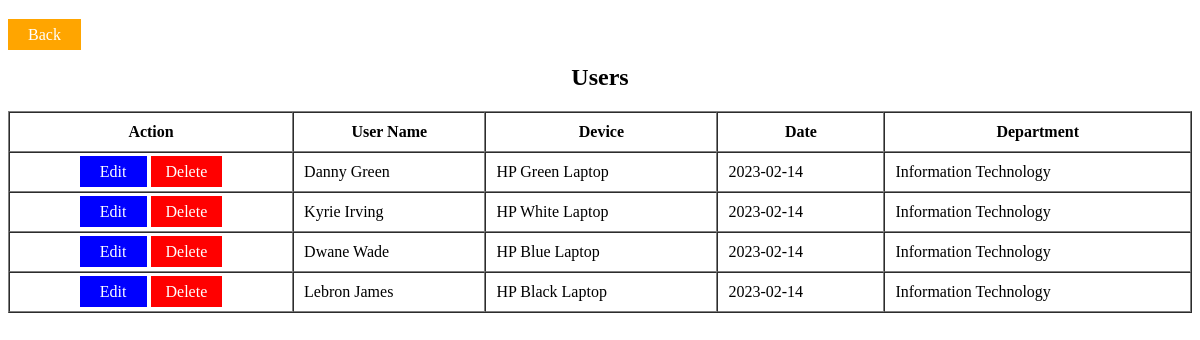
/users.php?id=1, run on the app's committed database.
### tables this page shows
CREATE TABLE `table_inventory` (
  `id` int(11) NOT NULL,
  `user_name` varchar(20) NOT NULL,
  `device` varchar(20) NOT NULL,
  `date` date NOT NULL,
  `department_id` int(11) NOT NULL
);

CREATE TABLE `table_department` (
  `id` int(11) NOT NULL,
  `department_name` varchar(30) NOT NULL
);

### detail.php (called while the page is built)
<?php
    include 'config.php';
    $dep_id = $_GET['id'];
    $users = mysqli_query($con, "select *, table_inventory.id as 'UserID' from table_inventory LEFT JOIN table_department
    ON table_inventory.department_id = table_department.id where department_id = $dep_id order by table_inventory.id desc");
 ?>

### users.php (the view)
<?php
    include 'detail.php';
 ?>
    <html>
        <head>
            <link rel="stylesheet" type="text/css" href="styles-users.css" />
        </head>
        <body>
            <br>
            <div class="content">
                <a class="action-back" href="http://localhost/test/index.php">Back</a>
                <h2 align="center">Users</h2>
                <table border ="1" cellspacing="0" cellpadding="10" width="100%">
                    <tr>
                         <th>Action</th>
                        <th>User Name</th>
                        <th>Device</th>
                        <th>Date</th>
                        <th>Department</th>
                    <tr>
                    <?php
                        if (mysqli_num_rows($users) > 0) {
                            while($table_list = mysqli_fetch_array($users))
                                {
                            ?>
                            <tr>
                                <td align="center">
                                    <a class="action-edit" href="http://localhost/test/edit-form.php?id=<?php echo $table_list['UserID']; ?>">Edit</a>
                                    <a class="action-delete" href="http://localhost/test/delete.php?id=<?php echo $table_list['UserID']; ?>">Delete</a>
                                </td>
                                <td ><?php echo $table_list['user_name']; ?></td>
                                <td ><?php echo $table_list['device']; ?></td>
                                <td ><?php echo $table_list['date']; ?></td>
                                <td ><?php echo $table_list['department_name']; ?></td>
                            </tr>
                            <?php
                                }
                        }else{
                            ?>
                                <tr>
                                    <td colspan="5" align="center">No data found</td>
                                </tr>
                    <?php
                        }
                    ?>
                </table>
            </div>
        </body>
    </html>

### styles-users.css (style rules this page uses)
.action-edit { background-color: blue; color: white; padding: 7px 20px; text-decoration: none; }
.action-delete { background-color: red; color: white; padding: 7px 15px; text-decoration: none; }
.action-back { background-color: orange; color: white; padding: 7px 20px; text-decoration: none; }

### data on the page
table_inventory: user_name "Danny Green", device "HP Green Laptop", date "2023-02-14", table_department.department_name "Information Technology"
table_inventory: user_name "Kyrie Irving", device "HP White Laptop", date "2023-02-14", table_department.department_name "Information Technology"
table_inventory: user_name "Dwane Wade", device "HP Blue Laptop", date "2023-02-14", table_department.department_name "Information Technology"
table_inventory: user_name "Lebron James", device "HP Black Laptop", date "2023-02-14", table_department.department_name "Information Technology"
